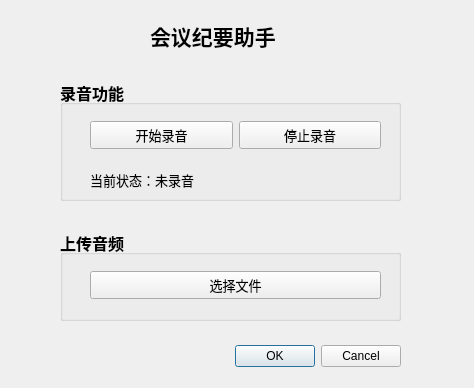
<?xml version="1.0" encoding="UTF-8"?>
<ui version="4.0">
 <class>MeetingAssistantDialog</class>
 <widget class="QDialog" name="MeetingAssistantDialog">
  <property name="geometry">
   <rect>
    <x>0</x>
    <y>0</y>
    <width>474</width>
    <height>388</height>
   </rect>
  </property>
  <property name="windowTitle">
   <string>Dialog</string>
  </property>
  <widget class="QDialogButtonBox" name="buttonBox">
   <property name="geometry">
    <rect>
     <x>60</x>
     <y>340</y>
     <width>341</width>
     <height>32</height>
    </rect>
   </property>
   <property name="orientation">
    <enum>Qt::Horizontal</enum>
   </property>
   <property name="standardButtons">
    <set>QDialogButtonBox::Cancel|QDialogButtonBox::Ok</set>
   </property>
  </widget>
  <widget class="QLabel" name="label">
   <property name="geometry">
    <rect>
     <x>150</x>
     <y>20</y>
     <width>191</width>
     <height>31</height>
    </rect>
   </property>
   <property name="sizePolicy">
    <sizepolicy hsizetype="Fixed" vsizetype="Fixed">
     <horstretch>0</horstretch>
     <verstretch>0</verstretch>
    </sizepolicy>
   </property>
   <property name="font">
    <font>
     <pointsize>16</pointsize>
     <bold>true</bold>
    </font>
   </property>
   <property name="text">
    <string>会议纪要助手</string>
   </property>
  </widget>
  <widget class="QGroupBox" name="groupBox">
   <property name="geometry">
    <rect>
     <x>60</x>
     <y>80</y>
     <width>341</width>
     <height>121</height>
    </rect>
   </property>
   <property name="font">
    <font>
     <pointsize>12</pointsize>
     <bold>true</bold>
    </font>
   </property>
   <property name="title">
    <string>录音功能</string>
   </property>
   <widget class="QWidget" name="horizontalLayoutWidget">
    <property name="geometry">
     <rect>
      <x>30</x>
      <y>30</y>
      <width>291</width>
      <height>51</height>
     </rect>
    </property>
    <layout class="QHBoxLayout" name="horizontalLayout">
     <item>
      <widget class="QPushButton" name="startRecordBtn">
       <property name="font">
        <font>
         <pointsize>10</pointsize>
         <bold>false</bold>
        </font>
       </property>
       <property name="text">
        <string>开始录音</string>
       </property>
      </widget>
     </item>
     <item>
      <widget class="QPushButton" name="stopRecordBtn">
       <property name="font">
        <font>
         <pointsize>10</pointsize>
         <bold>false</bold>
        </font>
       </property>
       <property name="text">
        <string>停止录音</string>
       </property>
      </widget>
     </item>
    </layout>
   </widget>
   <widget class="QLabel" name="statusLabel">
    <property name="geometry">
     <rect>
      <x>30</x>
      <y>90</y>
      <width>191</width>
      <height>19</height>
     </rect>
    </property>
    <property name="font">
     <font>
      <pointsize>10</pointsize>
      <bold>false</bold>
     </font>
    </property>
    <property name="text">
     <string>当前状态：未录音</string>
    </property>
   </widget>
  </widget>
  <widget class="QGroupBox" name="groupBox_2">
   <property name="geometry">
    <rect>
     <x>60</x>
     <y>230</y>
     <width>341</width>
     <height>91</height>
    </rect>
   </property>
   <property name="font">
    <font>
     <pointsize>12</pointsize>
     <bold>true</bold>
    </font>
   </property>
   <property name="title">
    <string>上传音频</string>
   </property>
   <widget class="QWidget" name="horizontalLayoutWidget_3">
    <property name="geometry">
     <rect>
      <x>30</x>
      <y>30</y>
      <width>291</width>
      <height>51</height>
     </rect>
    </property>
    <layout class="QHBoxLayout" name="horizontalLayout_3">
     <item>
      <widget class="QPushButton" name="uploadBtn">
       <property name="font">
        <font>
         <pointsize>10</pointsize>
         <bold>false</bold>
        </font>
       </property>
       <property name="text">
        <string>选择文件</string>
       </property>
      </widget>
     </item>
    </layout>
   </widget>
  </widget>
 </widget>
 <resources/>
 <connections>
  <connection>
   <sender>buttonBox</sender>
   <signal>accepted()</signal>
   <receiver>MeetingAssistantDialog</receiver>
   <slot>accept()</slot>
   <hints>
    <hint type="sourcelabel">
     <x>248</x>
     <y>254</y>
    </hint>
    <hint type="destinationlabel">
     <x>157</x>
     <y>274</y>
    </hint>
   </hints>
  </connection>
  <connection>
   <sender>buttonBox</sender>
   <signal>rejected()</signal>
   <receiver>MeetingAssistantDialog</receiver>
   <slot>reject()</slot>
   <hints>
    <hint type="sourcelabel">
     <x>316</x>
     <y>260</y>
    </hint>
    <hint type="destinationlabel">
     <x>286</x>
     <y>274</y>
    </hint>
   </hints>
  </connection>
 </connections>
</ui>
